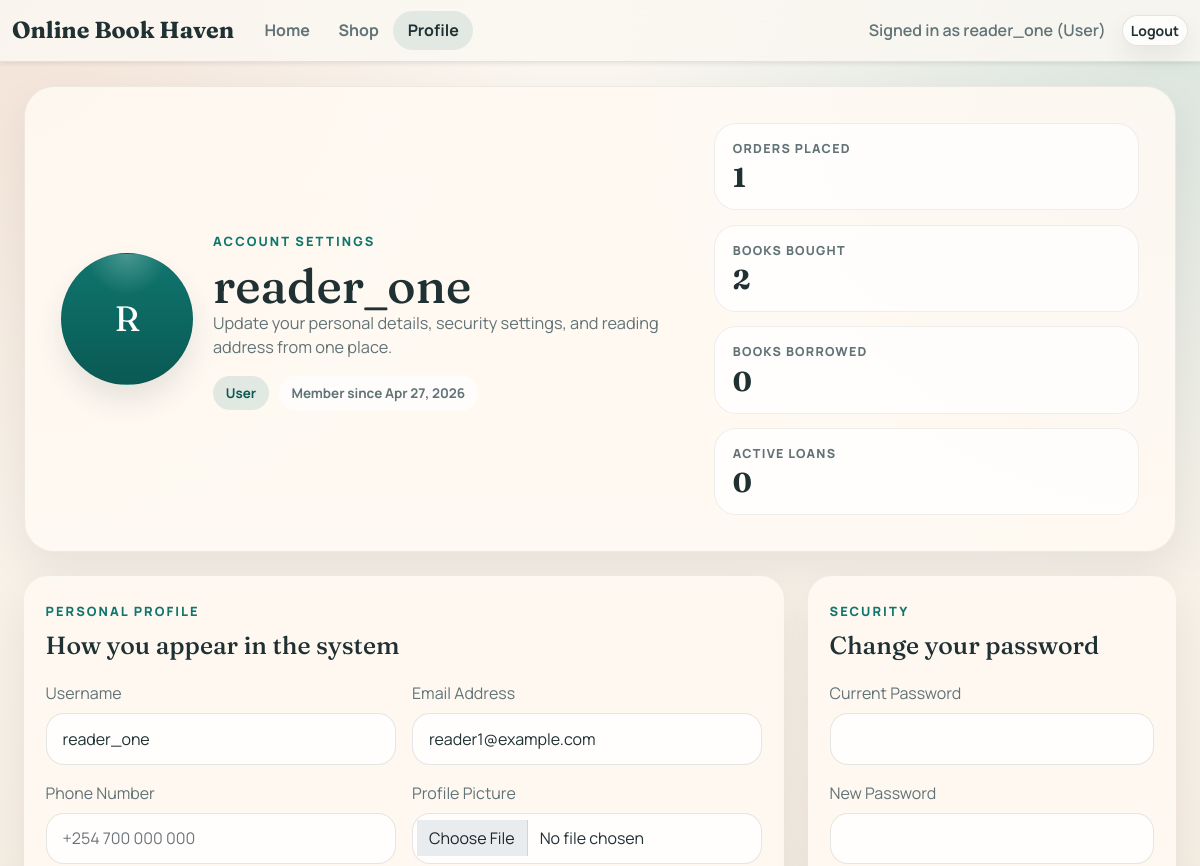
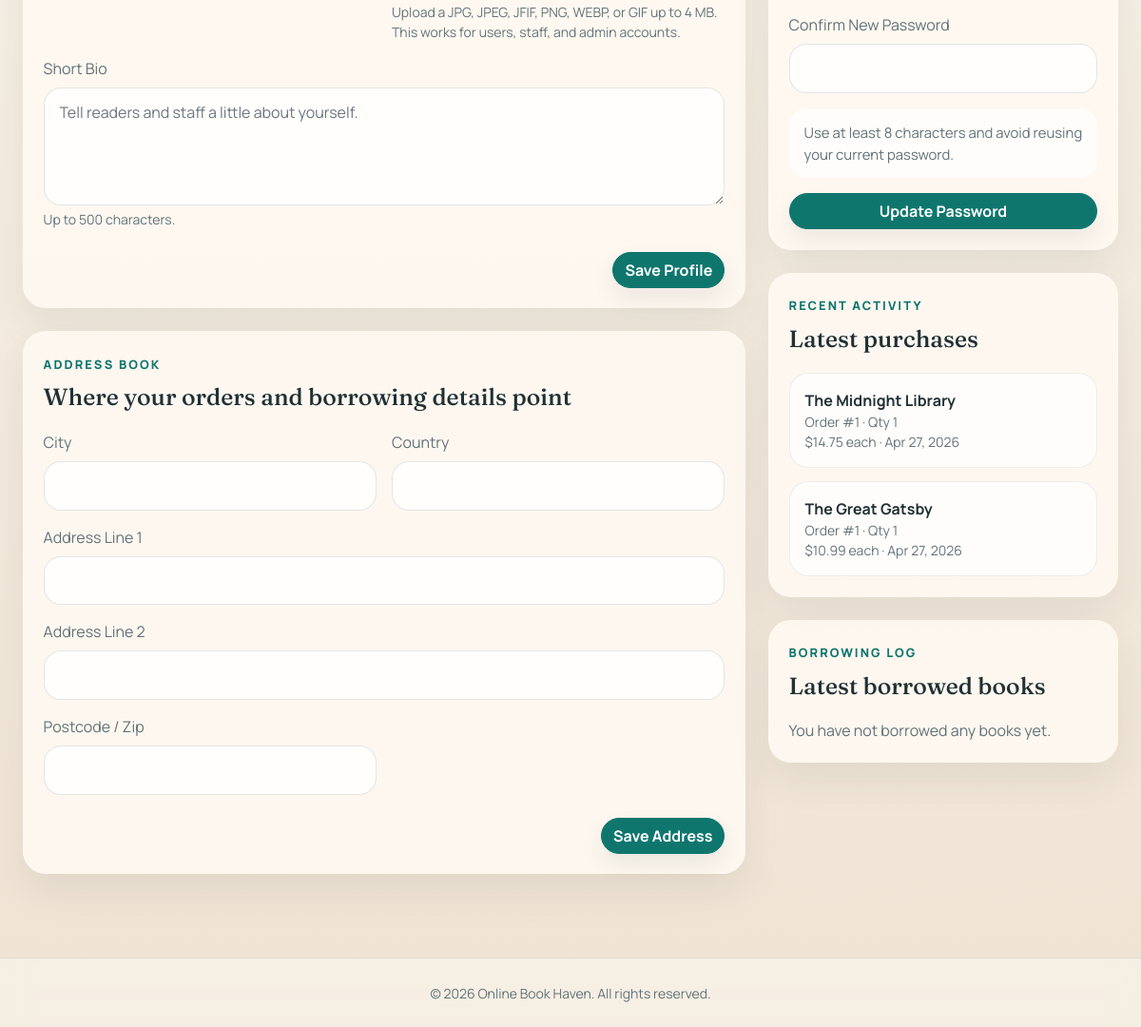
Page /user-profile.php (signed in) on the committed database (2 pictures, top to bottom).
### tables this page shows
CREATE TABLE IF NOT EXISTS users (
    user_id BIGINT UNSIGNED NOT NULL AUTO_INCREMENT,
    username VARCHAR(50) NOT NULL,
    email VARCHAR(100) NOT NULL,
    role ENUM('admin', 'staff', 'user') NOT NULL DEFAULT 'user',
    phone_number VARCHAR(30) DEFAULT NULL,
    profile_image VARCHAR(255) DEFAULT NULL,
    bio TEXT DEFAULT NULL,
    pwd TEXT NOT NULL,
    created_at TIMESTAMP NULL DEFAULT CURRENT_TIMESTAMP,
    is_delete TINYINT(1) DEFAULT 0,
    PRIMARY KEY (user_id),
    UNIQUE KEY username (username),
    UNIQUE KEY email (email)
);

CREATE TABLE IF NOT EXISTS orderitems (
    order_item_id BIGINT UNSIGNED NOT NULL AUTO_INCREMENT,
    order_id INT DEFAULT NULL,
    book_id INT DEFAULT NULL,
    quantity INT NOT NULL,
    price DECIMAL(10,2) NOT NULL,
    PRIMARY KEY (order_item_id)
);

CREATE TABLE IF NOT EXISTS orders (
    order_id BIGINT UNSIGNED NOT NULL AUTO_INCREMENT,
    user_id INT DEFAULT NULL,
    total_price DECIMAL(10,2) NOT NULL,
    order_status VARCHAR(50) DEFAULT 'Pending',
    created_at TIMESTAMP NULL DEFAULT CURRENT_TIMESTAMP,
    is_delete TINYINT(1) DEFAULT 0,
    PRIMARY KEY (order_id)
);

### user-profile.php (the view, shortened to what the rows shown need)
<?php
require_once __DIR__ . '/user.php';
$currentUser = require_login();
function profile_format_date(?string $value): string
{
    $timestamp = strtotime($value);
    return date('M j, Y', $timestamp);
}
function profile_initials(string $name): string
{
    $parts = preg_split('/\s+/', trim($name)) ?: [];
    $letters = '';
    foreach ($parts as $part) {
        if ($part !== '') {
            $letters .= strtoupper($part[0]);
        }
    }
    return $letters !== '' ? $letters : 'OB';
}
$profileStmt = $conn->prepare(
    'SELECT user_id, username, email, role, phone_number, profile_image, bio, pwd, created_at
     FROM users
     WHERE user_id = ? AND is_delete = 0
     LIMIT 1'
);
$profileStmt->bind_param('i', $currentUser['uid']);
$profileStmt->execute();
$profileUser = $profileStmt->get_result()->fetch_assoc();
$username = (string) $profileUser['username'];
$email = (string) $profileUser['email'];
$profileImage = (string) ($profileUser['profile_image'] ?? '');
try {
    $recentPurchases = db_call_all($conn, 'CALL sp_get_profile_recent_purchases(?, ?)', 'ii', [(int) $currentUser['uid'], 4]);
} catch (Throwable $exception) {
    $recentPurchases = [];
    $recentBorrowings = [];
}
$profileRole = ucfirst((string) ($profileUser['role'] ?? 'user'));
$profileInitials = profile_initials($username);
$profileImageAlt = $username . ' profile photo';
$memberSince = profile_format_date((string) ($profileUser['created_at'] ?? ''));
require_once __DIR__ . '/header.php';
?>
<main class="profile-shell">
    <div class="container-fluid px-4 py-4">
        <section class="profile-hero-card mb-4">
            <div class="profile-hero-main">
                <div class="profile-avatar-wrap">
                    <?php if ($profileImage !== ''): ?>
                        <img class="profile-avatar" src="<?= htmlspecialchars($profileImage) ?>" alt="<?= htmlspecialchars($profileImageAlt) ?>">
                    <?php else: ?>
                        <div class="profile-avatar profile-avatar-fallback"><?= htmlspecialchars($profileInitials) ?></div>
                    <?php endif; ?>
                </div>
                <div>
                    <span class="profile-kicker">Account settings</span>
                    <h1><?= htmlspecialchars($username) ?></h1>
                    <p class="profile-hero-copy mb-0">Update your personal details, security settings, and reading address from one place.</p>
                    <div class="profile-badges mt-3">
                        <span class="profile-pill"><?= htmlspecialchars($profileRole) ?></span>
                        <span class="profile-pill is-muted">Member since <?= htmlspecialchars($memberSince) ?></span>
                    </div>
                </div>
            </div>
        </section>
        <div class="row g-4">
            <div class="col-xl-8">
                <div class="profile-panel card border-0 mb-4">
                    <div class="card-header border-0">
                        <h2 class="profile-section-title">How you appear in the system</h2>
                    </div>
                    <div class="card-body">
                        <form method="post" enctype="multipart/form-data">
                            <div class="row g-3">
                                <div class="col-md-6">
                                    <label class="form-label" for="username">Username</label>
                                    <input class="form-control" id="username" type="text" name="username" value="<?= htmlspecialchars($username) ?>" required>
                                </div>
                                <div class="col-md-6">
                                    <label class="form-label" for="email">Email Address</label>
                                    <input class="form-control" id="email" type="email" name="email" value="<?= htmlspecialchars($email) ?>" required>
                                </div>
                            </div>
                        </form>
                    </div>
                </div>
                <div class="profile-panel card border-0">
                    <div class="card-header border-0">
                        <h2 class="profile-section-title">Where your orders and borrowing details point</h2>
                    </div>
                </div>
            </div>
            <div class="col-xl-4">
                <div class="profile-panel card border-0 mb-4">
                    <div class="card-header border-0">
                        <h2 class="profile-section-title">Change your password</h2>
                    </div>
                </div>
                <div class="profile-panel card border-0 mb-4">
                    <div class="card-header border-0">
                        <h2 class="profile-section-title">Latest purchases</h2>
                    </div>
                    <div class="card-body">
                        <?php if ($recentPurchases !== []): ?>
                            <div class="profile-activity-list">
                                <?php foreach ($recentPurchases as $purchase): ?>
                                    <div class="profile-activity-item">
                                        <strong><?= htmlspecialchars((string) $purchase['title']) ?></strong>
                                        <div class="text-muted small">Order #<?= (int) $purchase['order_id'] ?> · Qty <?= (int) $purchase['quantity'] ?></div>
                                        <div class="text-muted small">$<?= number_format((float) $purchase['price'], 2) ?> each · <?= htmlspecialchars(profile_format_date((string) $purchase['order_date'])) ?></div>
                                    </div>
                                <?php endforeach; ?>
                            </div>
                        <?php else: ?>
                            <p class="text-muted mb-0">You have not bought any books yet.</p>
                        <?php endif; ?>
                    </div>
                </div>
                <div class="profile-panel card border-0">
                    <div class="card-header border-0">
                        <h2 class="profile-section-title">Latest borrowed books</h2>
                    </div>
                </div>
            </div>
        </div>
    </div>
</main>
<?php require_once __DIR__ . '/footer.php'; ?>

### rows in the picture
users: username "R", username "reader_one", role "User", created_at "Apr 27, 2026", email "reader1@example.com"
orderitems: title "The Midnight Library", order.order_id "1", quantity "1", price "14.75", order.created_at "Apr 27, 2026"
orderitems: title "The Great Gatsby", order.order_id "1", quantity "1", price "10.99", order.created_at "Apr 27, 2026"

### other values in the picture
$sessionUser['username'] "reader_one"
$sessionUser['role'] "User"
$purchaseSummary['total_orders'] "1"
$purchaseSummary['books_bought'] "2"
$borrowSummary['books_borrowed'] "0"
$borrowSummary['active_loans'] "0"
